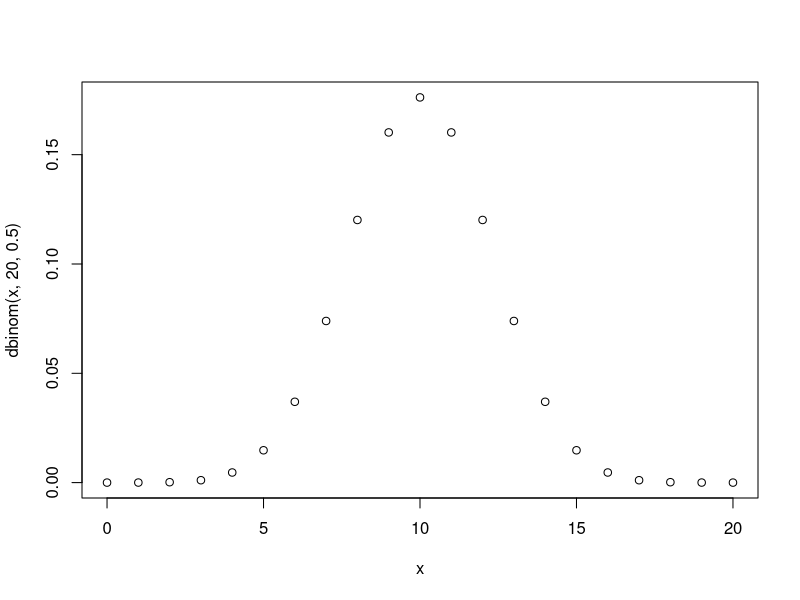
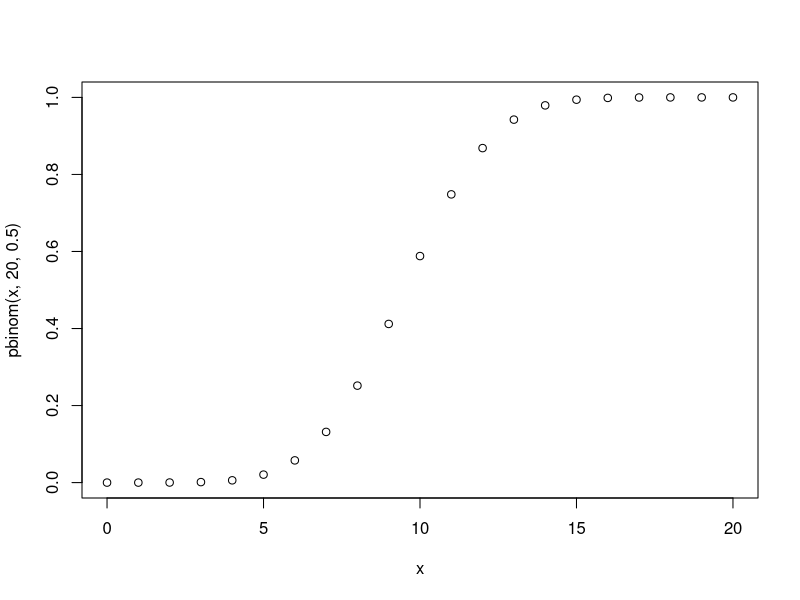
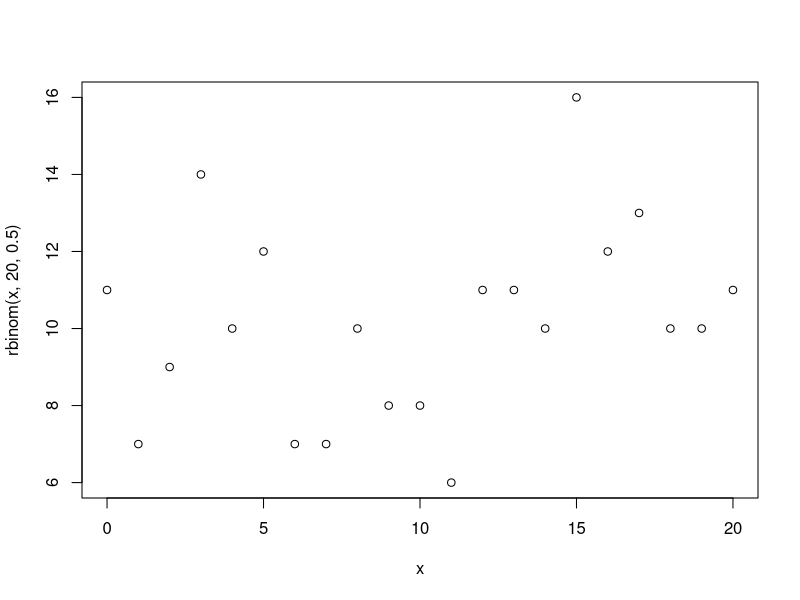
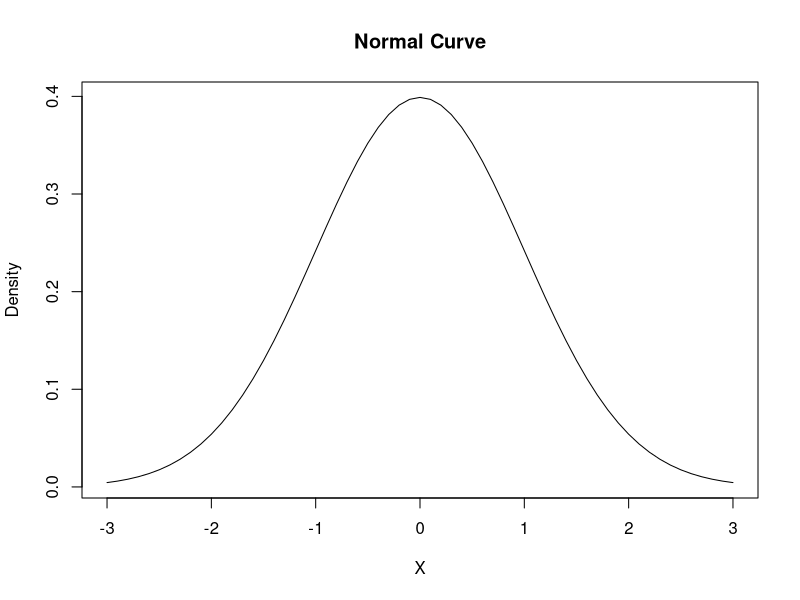
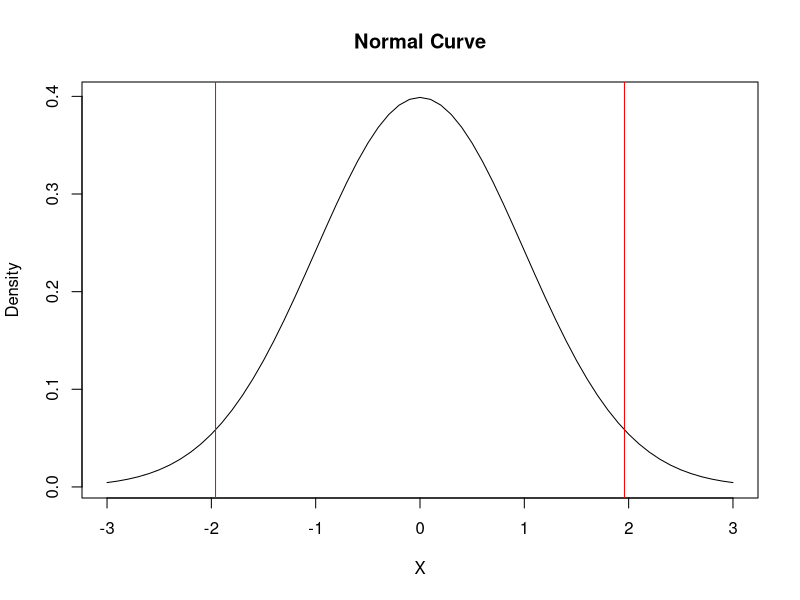
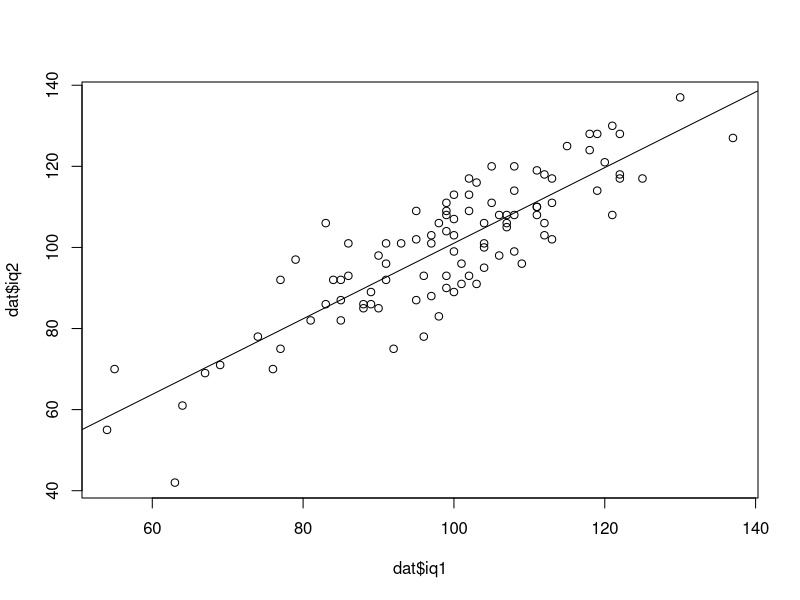
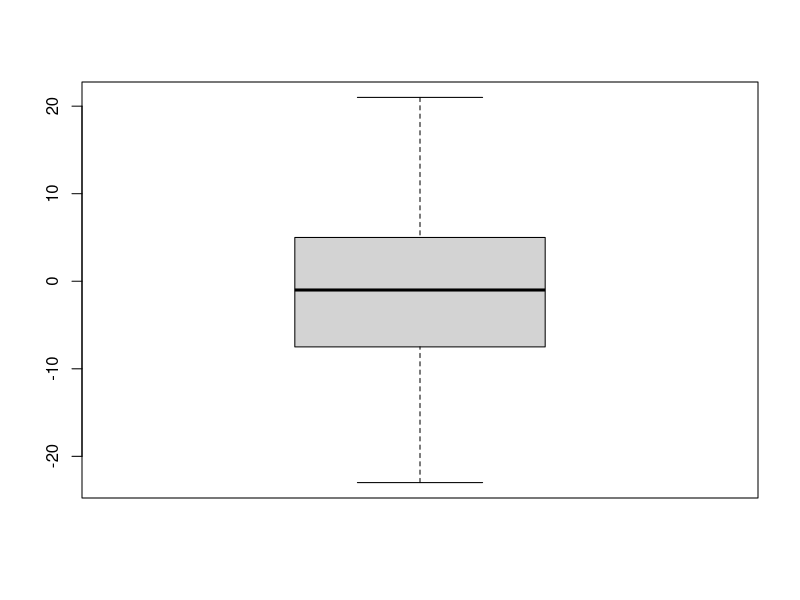
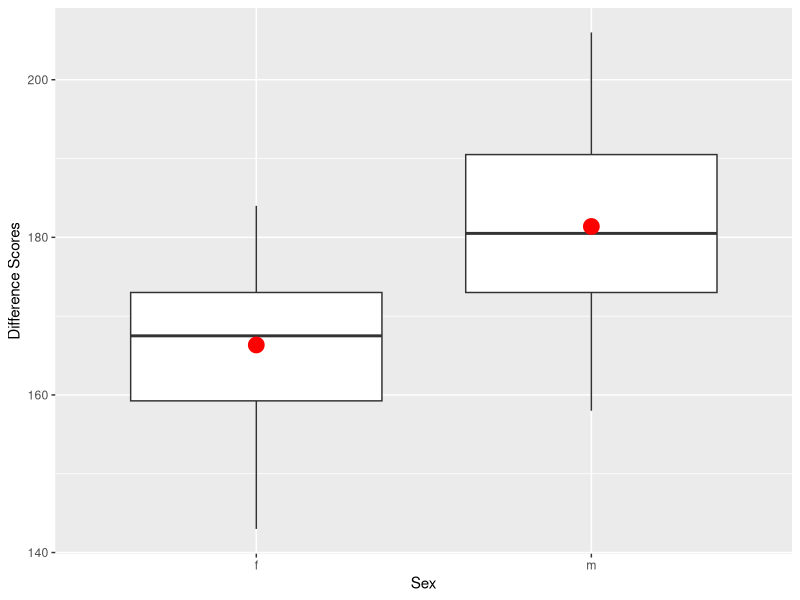

Reproduce these figures in R, in order.
## This Week's Plan: Using data.csv

# 1) Binomial Distribution
# 2) Normal Distribution
# 3) Confidence Intervals

# 4) Z-test
# a) Plot
# b) Confidence Intervals
# c) P Values
# d) Effect Size
# e) Power

# 5) Single Sample t-test
# a) Plot
# b) Effect Size
# c) Power

# 6) Matched/Paired Sample t-test
# a) Plot
# b) Effect Size
# c) Power

# 7) Independent Sample t-test
# a) Plot
# b) Effect Size
# c) Power
# d) Homogeneity of Variance


## 1) Binomial Distribution

# Create variable x as sequence of values
# ranging from 0 to 20 with intervals of 1

x <- seq(0, 20, 1) 
x 

# plot(x,y) where y is a density binomial
# dbinom(x, size, prob, log = FALSE)

plot(x = x, y = dbinom(x, 20, 0.5)) # Density
plot(x = x, y = pbinom(x, 20, 0.5)) # Cumulative probability
plot(x = x, y = rbinom(x, 20, 0.5)) # Random



## 2) The Normal Distribution

# Create variable x as a sequence of values
# ranging from -3 to +3 with 0.1 intervals

x <- seq(-3, 3, 0.1) 

# plot(x,y) where y is the density of the normal distribution 
# with mean = 0, standard deviation = 1, type = line
# dnorm (x, mean = 0, sd = 1, log = FALSE)

plot(x = x, y = dnorm(x, mean = 0, sd = 1), type = 'l', 
     ylab = "Density", xlab = "X", main = "Normal Curve")




## 3) Confidence Intervals

mu <- 0
sd <- 1
n <- 200
error <- qnorm(0.975) * sd / sqrt(n) # qnorm is quantile function
# qnorm default is for mu = 0 and sd = 1, two-tailed
# So we use 0.975 to split the alpha of 0.05 to two sides for a 
# two-tailed test

left <- mu - error
right <- mu + error
left # This gives the lower bound value of the CI
right # This gives the upper bound value of the CI


# Plot 95% CI on the Normal Curve

x <- seq(-3, 3, 0.1) 
plot(x = x, y = dnorm(x, mean = 0, sd = 1), type = 'l', 
     ylab = "Density", xlab = "X", main = "Normal Curve")
abline(v = 1.96, col = "red") # Confidence Intervals
abline(v = -1.96, col = "red")




## 4) Z-test on Height Data

# setwd("~/Desktop/TA/2016:2017/Green/Labs/Lab3")
dat <- read.csv("data.csv")
head(dat)

# Use library() to open the `psych` package, 
# which contains useful functions for psychologists

library(psych)
describe(dat$height)

# Z-test
# There is no function in R for z
# so we have to write out the computation ourselves

# Research question: Does a single height score of 180 
# differ significantly from the population in our dataset?

X = 180
Mu = 173.86
Stdev = 12.59
N = 100
SqrtN = sqrt(N)

z <- (X - Mu) / (Stdev / SqrtN) 
z

# Confidence Interval for Z dat$height

Mu <- 173.86
Stdev <- 12.59
N <- 100
error <- qnorm(0.975) * Stdev / sqrt(N)
error
left <- Mu - error
right <- Mu + error
left
right



# P Value for Z

# Use pnorm to get distribution function
# pnorm(q, mean = 0, sd = 1)
# pnorm() yields probability for normal distribution at given quantile

pvalue2sided <- 2 * pnorm(-abs (z)) # 2-tailed
pvalue2sided

# The probability of a z score of 4.876886 
# or further from the mean is < 0.001, alpha = 0.05, two-tailed

pvalue1sided <- pnorm(-abs (z)) # 1-tailed
pvalue1sided


# Effect Size for Z using Cohen's d

dz <- (180 - 173.86) / 12.59 
dz

# d = 0.487 is a medium effect size


# Power Z

install.packages("pwr")
library(pwr)
pwr.norm.test(d = .487,
              n = 100,
              sig.level = 0.05,
              alternative = "two.sided")

# We have 0.998 power in this test.
# Therefore, we can conclude that the height of 180 was
# significantly different from our population mean height.



## 5) Single Sample t-test

# Let's reimagine the height data as sample not population.
# Do our sample heights differ from the made-up national average 
# of 180?

t.test (dat$height, mu = 180) # this is in base R


# Effect Size Single Sample t-test

t <- -4.876
df <- 99

r = sqrt( ( t^2 ) / ( ( t^2 ) + ( df * 1) ) )
r
r^2

# 19.36% of variance is accounted for

M <- 173.86
mu <- 180
Stdev <- 12.59
d = (M-mu)/Stdev
d

# This is a medium effect size


# Power Single Sample t-test

pwr.t.test(d = .488,
           n = 100,
           sig.level = 0.05,
           type = "one.sample",
           alternative = "two.sided")


# Confidence Interval for Single Sample t-test

M <- 173.86
tCritical <- 1.984 # Look it up
Stdev <- 12.59
n <- 100

M + tCritical * Stdev / sqrt(n)
M - tCritical * Stdev / sqrt(n)


## 6) Matched/Paired Sample t-test

# Plots
# How Related is the Data? 

plot(dat$iq1, dat$iq2)
abline(lm(dat$iq2 ~ dat$iq1))

# Plot the Differences

dat$diff <- (dat$iq1 - dat$iq2)
boxplot(dat$diff) # Median is close to zero


# Run the Paired/Matched t-test

t.test(dat$iq1, dat$iq2, paired=TRUE)


# Effect Size Paired/Matched t-test using Cohen's d

diff <- dat$iq2 - dat$iq1
diff
sdiff <- sd(diff) # sd is base R
mdiff <- mean(diff) # mean is base R
d <- mdiff/sdiff
d

# This is a small effect size


# Power Paired/Matched Sample t-test

pwr.t.test(d = .127,
           n = 100,
           sig.level = 0.05,
           type = "paired",
           alternative = "two.sided")



## 7) Independent Sample t-test

# Plot the data with a cool plot
install.packages("ggplot2")
library(ggplot2)
qplot(dat$sex, dat$height, data=dat, geom="boxplot")+
  xlab("Sex")+
  ylab("Difference Scores")+
  stat_summary(fun.y=mean, colour="red", size=5, geom="point")


# Independent Sample t-test
t.test(height~sex, data=dat, var.equal=FALSE) 

# var.equal=F supresses the Welch Correction, which is the default

# Homogeneity of Variance for Independent Sample t-test
# (Welch-Satterthwaite)

t.test(height~sex, data=dat, var.equal=TRUE) 


# Effect Size for Independent Sample t-test using Cohen's d

fheight <- dat$height[dat$sex=="f"]
mheight <- dat$height[dat$sex=="m"]

mf <- mean(fheight)
mm <- mean(mheight)

sf <- sd(fheight)
sm <- sd(mheight)
sp <- sqrt((sf^2 + sm^2) / 2) # pooled standard deviation

d <- (mf - mm) / sp
d


# Power for Independent Sample t-test

pwr.t.test(d = 1.485,
           n = 50,
           sig.level = 0.05,
           type = "two.sample",
           alternative = "two.sided")


## Homework:

# 1) What happens if you change the probability of our
#    binomoial density plot to 0.75?
# 2) What happens if we change it's size to 5, 10, & 15?
# 3) What happens if you change the intervals in the x sequence
#    for the normal distirbution to 0.5?
# 4) What happens if you change type from 'l' to 'p'
#    for the normal distribution?
# 5) What quantile would you use in qnorm() to get a one-tailed test?
# 6) Calculate a single sample z-test using dat$iq1 
#    and Fabiola Mann's IQ x=162. What is the effect size?
# 7) Calculate a single sample t-test using dat$iq1 and Mu=100
# 8) Imagine our participants all joined kettlebell class! 
#    Create a new variable called weight2 by adding a constant 
#    of 2 to each score. Use cbind() to add the new variable to data.csv
# 9) Run a paired t-test on their before weight and after weight2
#10) Run an independent sample t-test comparing men and women's 
#    sports interest for our made-up data.csv dataset.


# Try running these tests with the rat data or with data you make up
